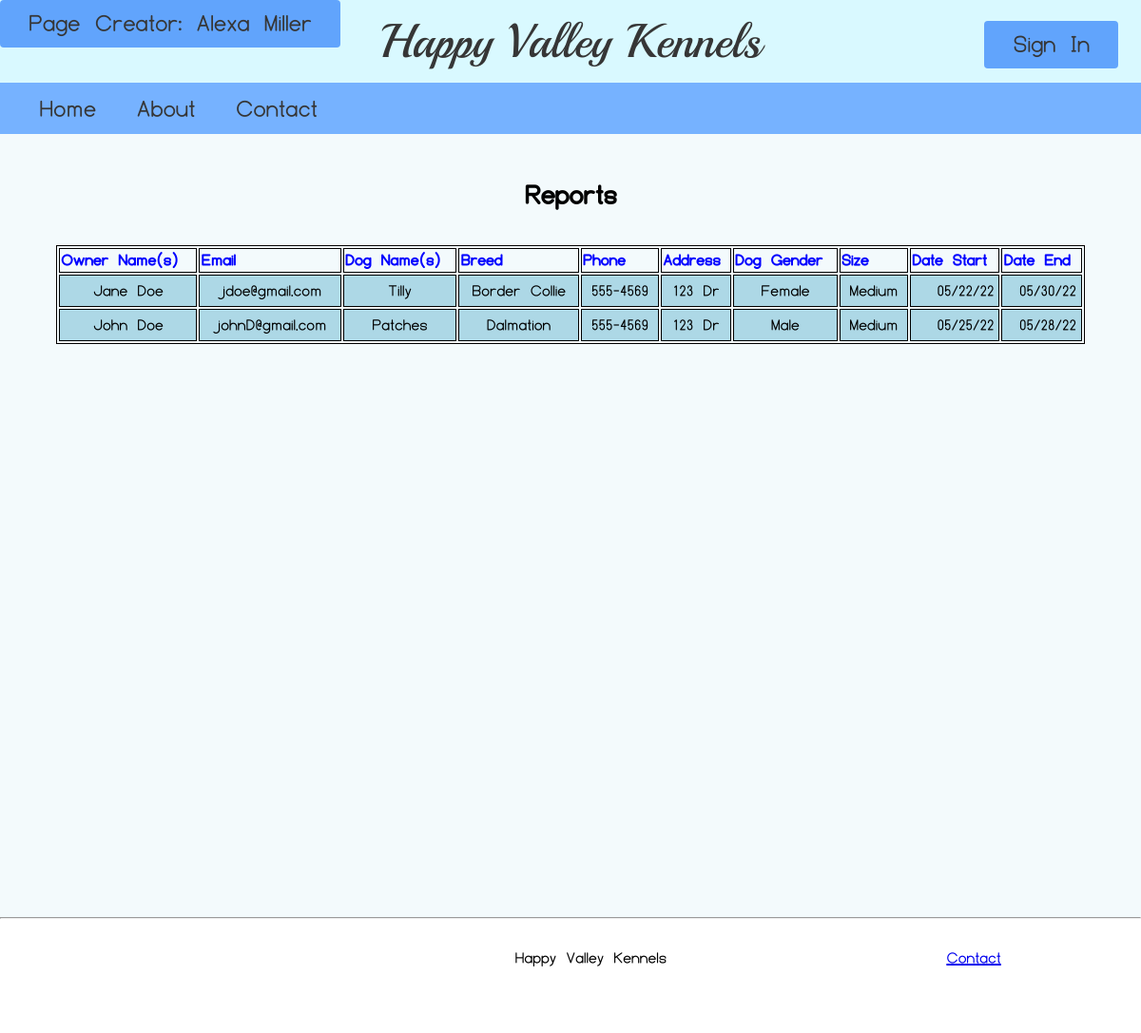
The page /Reports/report.php on the database as committed earlier.
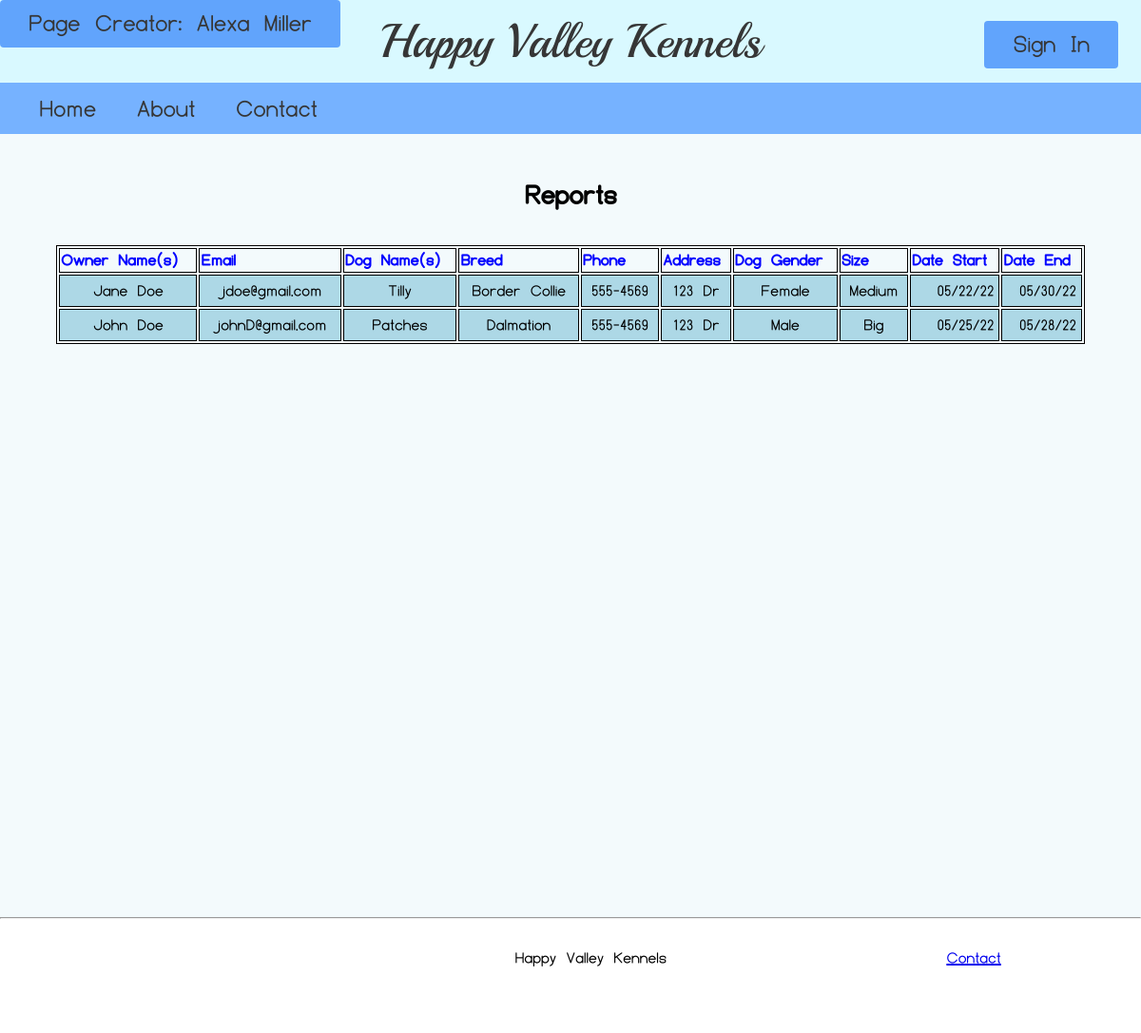
The same page on the database as committed later.
### tables this page shows
Create table scheduling
(
	Id		Int(10)		Primary Key 	AUTO_INCREMENT,
    Name	varchar(50),
    Email	varchar(50),
    DogName	varchar(25),
    Breed	varchar(25),
    Phone	varchar(15),
    Address	varchar(100),
    Gender	varchar(25),
    Size	varchar(25),
    CheckIn	varchar(25),
    CheckOut varchar(25)
);

### Reports/report.php (the view, shortened to what this page needs)
<?php
include "../assets/Header/Header.php";
require_once('database.php');
$queryReports = 'SELECT * FROM scheduling';
$statement1 = $db->prepare($queryReports);
$statement1->execute();
$reports = $statement1->fetchAll();
?>
<!DOCTYPE html>
<html>
<head>
    <link rel="stylesheet" type="text/css" href="../reports.css">
    <link rel="stylesheet" type="text/css" href="reports.css">
</head>
<body>
    <div id="Page_Content">
        <section>
            <table>
                <caption>
                    <h3>Reports</h3>
                </caption>
                <thead>
                    <tr>
                        <th class="left">Owner Name(s)</th>
                        <th class="left">Email</th>
                        <th class="left">Dog Name(s)</th>
                        <th class="left">Breed</th>
                        <th class="left">Phone</th>
                        <th class="left">Address</th>
                        <th class="left">Dog Gender</th>
                        <th class="left">Size</th>
                        <th class="left">Date Start</td>
                        <th class="left">Date End</td>
                    </tr>
                </thead>
                <tbody>
                    <?php foreach ($reports as $report) : ?>
                        <tr class="blue">
                            <td><?php echo $report['Name']; ?></td>
                            <td><?php echo $report['Email']; ?></td>
                            <td><?php echo $report['DogName']; ?></td>
                            <td><?php echo $report['Breed']; ?></td>
                            <td><?php echo $report['Phone']; ?></td>
                            <td><?php echo $report['Address']; ?></td>
                            <td><?php echo $report['Gender']; ?></td>
                            <td><?php echo $report['Size']; ?></td>
                            <td class="right"><?php echo $report['CheckIn']; ?></td>
                            <td class="right"><?php echo $report['CheckOut']; ?></td>
                        </tr>
                    <?php endforeach; ?>
                </tbody>
            </table>
        </section>
    </div>
</body>
</html>
<?php
include("../assets/Footer/Footer.php");
?>

Rows that differ between the two databases and show on the page:
changed scheduling "John Doe": Size "Medium" → "Big"
